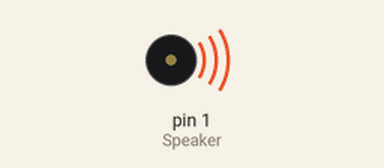
A sketch run on a simulated Arduino Uno, built with avr-gcc and run on an emulated ATmega328P. Shown: buzzer (waves = sounding).

Above: at 0.4 s.
Timing chart, 0 to 4.2 s (numbered marks = the images above):
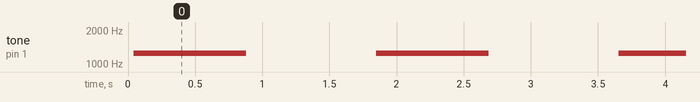

Measured:
- by itself, tone on pin 1 (Speaker): alternates 1239 Hz for 0.84 s and silent for 0.97 s

The sketch:

AtTiny_3.ino
```cpp
int Speaker = 1;

void setup()
{
  pinMode(Speaker, OUTPUT);
}

void loop() {

  for (int i=0; i < 1000; i++) {
    digitalWrite(Speaker, HIGH);
    delayMicroseconds(400);
    digitalWrite(Speaker, LOW);
    delayMicroseconds(400);
  }

  delay(1000);
}
```
